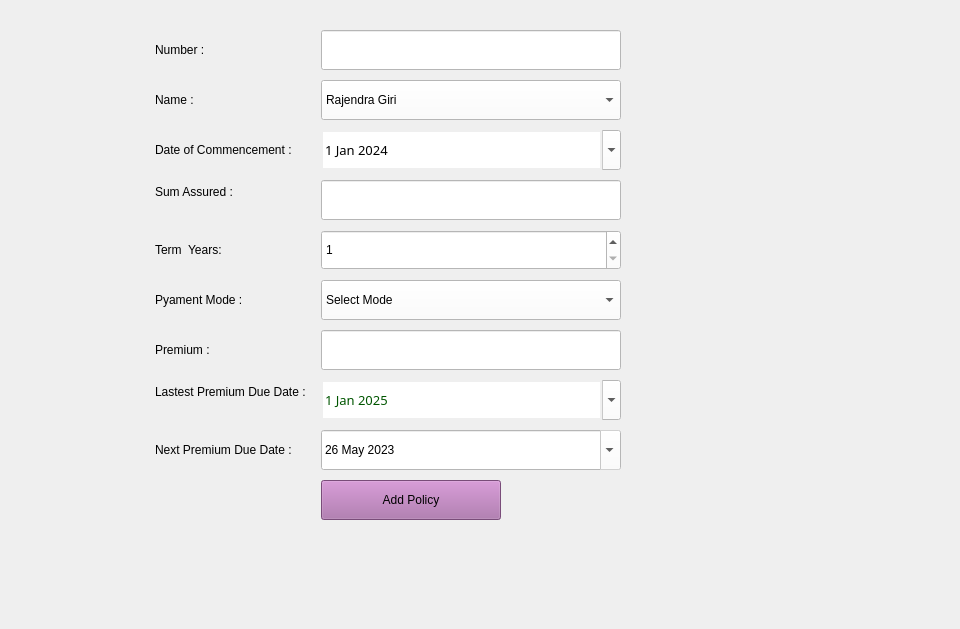
   <widget class="QWidget" name="addTab">
    <property name="toolTip">
     <string>Add Policy details</string>
    </property>
    <attribute name="title">
     <string>Add Policy </string>
    </attribute>
    <widget class="QWidget" name="formLayoutWidget">
     <property name="geometry">
      <rect>
       <x>0</x>
       <y>0</y>
       <width>951</width>
       <height>620</height>
      </rect>
     </property>
     <layout class="QFormLayout" name="formLayout">
      <property name="horizontalSpacing">
       <number>15</number>
      </property>
      <property name="verticalSpacing">
       <number>10</number>
      </property>
      <property name="leftMargin">
       <number>150</number>
      </property>
      <property name="topMargin">
       <number>30</number>
      </property>
      <property name="rightMargin">
       <number>10</number>
      </property>
      <property name="bottomMargin">
       <number>10</number>
      </property>
      <item row="0" column="0">
       <widget class="QLabel" name="numberLabel">
        <property name="minimumSize">
         <size>
          <width>0</width>
          <height>40</height>
         </size>
        </property>
        <property name="maximumSize">
         <size>
          <width>300</width>
          <height>300</height>
         </size>
        </property>
        <property name="palette">
         <palette>
          <active>
           <colorrole role="Button">
            <brush brushstyle="SolidPattern">
             <color alpha="255">
              <red>165</red>
              <green>202</green>
              <blue>160</blue>
             </color>
            </brush>
           </colorrole>
           <colorrole role="Text">
            <brush brushstyle="SolidPattern">
             <color alpha="255">
              <red>0</red>
              <green>0</green>
              <blue>127</blue>
             </color>
            </brush>
           </colorrole>
           <colorrole role="Base">
            <brush brushstyle="SolidPattern">
             <color alpha="255">
              <red>165</red>
              <green>202</green>
              <blue>160</blue>
             </color>
            </brush>
           </colorrole>
           <colorrole role="Window">
            <brush brushstyle="SolidPattern">
             <color alpha="255">
              <red>165</red>
              <green>202</green>
              <blue>160</blue>
             </color>
            </brush>
           </colorrole>
           <colorrole role="HighlightedText">
            <brush brushstyle="SolidPattern">
             <color alpha="255">
              <red>0</red>
              <green>170</green>
              <blue>127</blue>
             </color>
            </brush>
           </colorrole>
          </active>
          <inactive>
           <colorrole role="Button">
            <brush brushstyle="SolidPattern">
             <color alpha="255">
              <red>165</red>
              <green>202</green>
              <blue>160</blue>
             </color>
            </brush>
           </colorrole>
           <colorrole role="Text">
            <brush brushstyle="SolidPattern">
             <color alpha="255">
              <red>0</red>
              <green>0</green>
              <blue>127</blue>
             </color>
            </brush>
           </colorrole>
           <colorrole role="Base">
            <brush brushstyle="SolidPattern">
             <color alpha="255">
              <red>165</red>
              <green>202</green>
              <blue>160</blue>
             </color>
            </brush>
           </colorrole>
           <colorrole role="Window">
            <brush brushstyle="SolidPattern">
             <color alpha="255">
              <red>165</red>
              <green>202</green>
              <blue>160</blue>
             </color>
            </brush>
           </colorrole>
           <colorrole role="HighlightedText">
            <brush brushstyle="SolidPattern">
             <color alpha="255">
              <red>0</red>
              <green>170</green>
              <blue>127</blue>
             </color>
            </brush>
           </colorrole>
          </inactive>
          <disabled>
           <colorrole role="Button">
            <brush brushstyle="SolidPattern">
             <color alpha="255">
              <red>165</red>
              <green>202</green>
              <blue>160</blue>
             </color>
            </brush>
           </colorrole>
           <colorrole role="Text">
            <brush brushstyle="SolidPattern">
             <color alpha="255">
              <red>120</red>
              <green>120</green>
              <blue>120</blue>
             </color>
            </brush>
           </colorrole>
           <colorrole role="Base">
            <brush brushstyle="SolidPattern">
             <color alpha="255">
              <red>165</red>
              <green>202</green>
              <blue>160</blue>
             </color>
            </brush>
           </colorrole>
           <colorrole role="Window">
            <brush brushstyle="SolidPattern">
             <color alpha="255">
              <red>165</red>
              <green>202</green>
              <blue>160</blue>
             </color>
            </brush>
           </colorrole>
           <colorrole role="HighlightedText">
            <brush brushstyle="SolidPattern">
             <color alpha="255">
              <red>0</red>
              <green>170</green>
              <blue>127</blue>
             </color>
            </brush>
           </colorrole>
          </disabled>
         </palette>
        </property>
        <property name="text">
         <string>Number :</string>
        </property>
        <property name="textFormat">
         <enum>Qt::RichText</enum>
        </property>
        <property name="margin">
         <number>5</number>
        </property>
        <property name="indent">
         <number>5</number>
        </property>
       </widget>
      </item>
      <item row="0" column="1">
       <widget class="QLineEdit" name="numberLineEdit">
        <property name="minimumSize">
         <size>
          <width>0</width>
          <height>40</height>
         </size>
        </property>
        <property name="maximumSize">
         <size>
          <width>300</width>
          <height>300</height>
         </size>
        </property>
        <property name="styleSheet">
         <string notr="true">background-color: rgb(255, 255, 255)</string>
        </property>
        <property name="maxLength">
         <number>50</number>
        </property>
        <property name="frame">
         <bool>true</bool>
        </property>
        <property name="alignment">
         <set>Qt::AlignLeading|Qt::AlignLeft|Qt::AlignVCenter</set>
        </property>
       </widget>
      </item>
      <item row="1" column="0">
       <widget class="QLabel" name="nameLabel">
        <property name="minimumSize">
         <size>
          <width>0</width>
          <height>40</height>
         </size>
        </property>
        <property name="maximumSize">
         <size>
          <width>300</width>
          <height>300</height>
         </size>
        </property>
        <property name="text">
         <string>Name :</string>
        </property>
        <property name="textFormat">
         <enum>Qt::RichText</enum>
        </property>
        <property name="margin">
         <number>5</number>
        </property>
        <property name="indent">
         <number>5</number>
        </property>
       </widget>
      </item>
      <item row="1" column="1">
       <widget class="QComboBox" name="nameComboBox">
        <property name="minimumSize">
         <size>
          <width>0</width>
          <height>40</height>
         </size>
        </property>
        <property name="maximumSize">
         <size>
          <width>300</width>
          <height>300</height>
         </size>
        </property>
        <property name="styleSheet">
         <string notr="true">background-color: rgb(255, 255, 255)</string>
        </property>
        <property name="editable">
         <bool>false</bool>
        </property>
        <item>
         <property name="text">
          <string>Rajendra Giri</string>
         </property>
        </item>
        <item>
         <property name="text">
          <string>Ritesh Puri</string>
         </property>
        </item>
        <item>
         <property name="text">
          <string>Varsha Giri</string>
         </property>
        </item>
        <item>
         <property name="text">
          <string>Renuka Giri</string>
         </property>
        </item>
        <item>
         <property name="text">
          <string>Akansha Giri</string>
         </property>
        </item>
       </widget>
      </item>
      <item row="2" column="0">
       <widget class="QLabel" name="docLabel">
        <property name="minimumSize">
         <size>
          <width>0</width>
          <height>40</height>
         </size>
        </property>
        <property name="maximumSize">
         <size>
          <width>300</width>
          <height>300</height>
         </size>
        </property>
        <property name="text">
         <string>Date of Commencement :</string>
        </property>
        <property name="margin">
         <number>5</number>
        </property>
        <property name="indent">
         <number>5</number>
        </property>
       </widget>
      </item>
      <item row="2" column="1">
       <widget class="QDateEdit" name="docDateEdit">
        <property name="minimumSize">
         <size>
          <width>0</width>
          <height>40</height>
         </size>
        </property>
        <property name="maximumSize">
         <size>
          <width>300</width>
          <height>300</height>
         </size>
        </property>
        <property name="font">
         <font>
          <family>MS Shell Dlg 2 12</family>
          <pointsize>10</pointsize>
          <weight>9</weight>
          <italic>false</italic>
          <bold>false</bold>
         </font>
        </property>
        <property name="styleSheet">
         <string notr="true">background-color: rgb(255, 255, 255);
selection-background-color: qradialgradient(spread:pad, cx:0.5, cy:0.5, radius:0.5, fx:0.5, fy:0.5, stop:0 rgba(255, 255, 255, 255), stop:0.1 rgba(255, 255, 255, 255), stop:0.2 rgba(255, 176, 176, 167), stop:0.3 rgba(255, 151, 151, 92), stop:0.4 rgba(255, 125, 125, 51), stop:0.5 rgba(255, 76, 76, 205), stop:0.52 rgba(255, 76, 76, 205), stop:0.6 rgba(255, 180, 180, 84), stop:1 rgba(255, 255, 255, 0));
selection-background-color:rgb(0, 255, 255);
alternate-background-color:rgb(200, 191, 195);
border-color: rgb(0, 0, 0);
</string>
        </property>
        <property name="inputMethodHints">
         <set>Qt::ImhNone</set>
        </property>
        <property name="wrapping">
         <bool>true</bool>
        </property>
        <property name="frame">
         <bool>false</bool>
        </property>
        <property name="readOnly">
         <bool>false</bool>
        </property>
        <property name="buttonSymbols">
         <enum>QAbstractSpinBox::UpDownArrows</enum>
        </property>
        <property name="accelerated">
         <bool>false</bool>
        </property>
        <property name="keyboardTracking">
         <bool>true</bool>
        </property>
        <property name="showGroupSeparator" stdset="0">
         <bool>false</bool>
        </property>
        <property name="minimumDate">
         <date>
          <year>1950</year>
          <month>1</month>
          <day>1</day>
         </date>
        </property>
        <property name="currentSection">
         <enum>QDateTimeEdit::YearSection</enum>
        </property>
        <property name="calendarPopup">
         <bool>true</bool>
        </property>
        <property name="date">
         <date>
          <year>2024</year>
          <month>1</month>
          <day>1</day>
         </date>
        </property>
       </widget>
      </item>
      <item row="3" column="0">
       <widget class="QLabel" name="sumAssuredLabel">
        <property name="text">
         <string>Sum Assured :</string>
        </property>
        <property name="textFormat">
         <enum>Qt::RichText</enum>
        </property>
        <property name="margin">
         <number>5</number>
        </property>
        <property name="indent">
         <number>5</number>
        </property>
       </widget>
      </item>
      <item row="3" column="1">
       <widget class="QLineEdit" name="sumAssuredLineEdit">
        <property name="minimumSize">
         <size>
          <width>0</width>
          <height>40</height>
         </size>
        </property>
        <property name="maximumSize">
         <size>
          <width>300</width>
          <height>40</height>
         </size>
        </property>
        <property name="styleSheet">
         <string notr="true">background-color: rgb(255, 255, 255)</string>
        </property>
        <property name="inputMethodHints">
         <set>Qt::ImhDigitsOnly</set>
        </property>
       </widget>
      </item>
      <item row="4" column="0">
       <widget class="QLabel" name="termLabel">
        <property name="minimumSize">
         <size>
          <width>0</width>
          <height>40</height>
         </size>
        </property>
        <property name="maximumSize">
         <size>
          <width>300</width>
          <height>300</height>
         </size>
        </property>
        <property name="text">
         <string>Term  Years: </string>
        </property>
        <property name="margin">
         <number>5</number>
        </property>
        <property name="indent">
         <number>5</number>
        </property>
       </widget>
      </item>
      <item row="4" column="1">
       <widget class="QSpinBox" name="termSpinBox">
        <property name="enabled">
         <bool>true</bool>
        </property>
        <property name="minimumSize">
         <size>
          <width>0</width>
          <height>40</height>
         </size>
        </property>
        <property name="maximumSize">
         <size>
          <width>300</width>
          <height>300</height>
         </size>
        </property>
        <property name="styleSheet">
         <string notr="true">background-color: rgb(255, 255, 255)</string>
        </property>
        <property name="minimum">
         <number>1</number>
        </property>
        <property name="value">
         <number>1</number>
        </property>
       </widget>
      </item>
      <item row="5" column="0">
       <widget class="QLabel" name="freLabel">
        <property name="minimumSize">
         <size>
          <width>0</width>
          <height>40</height>
         </size>
        </property>
        <property name="maximumSize">
         <size>
          <width>300</width>
          <height>300</height>
         </size>
        </property>
        <property name="text">
         <string>Pyament Mode :</string>
        </property>
        <property name="textFormat">
         <enum>Qt::RichText</enum>
        </property>
        <property name="margin">
         <number>5</number>
        </property>
        <property name="indent">
         <number>5</number>
        </property>
       </widget>
      </item>
      <item row="5" column="1">
       <widget class="QComboBox" name="freqComboBox">
        <property name="minimumSize">
         <size>
          <width>0</width>
          <height>40</height>
         </size>
        </property>
        <property name="maximumSize">
         <size>
          <width>300</width>
          <height>300</height>
         </size>
        </property>
        <property name="toolTip">
         <string>Select Payment Mode or Frequency</string>
        </property>
        <property name="styleSheet">
         <string notr="true">background-color: rgb(255, 255, 255);
alternate-background-color: qconicalgradient(cx:0.5, cy:0.5, angle:0, stop:0 rgba(0, 255, 255, 255), stop:0.373979 rgba(255, 255, 255, 255), stop:0.373991 rgba(33, 30, 255, 255), stop:0.624018 rgba(33, 30, 255, 255), stop:0.624043 rgba(255, 0, 0, 255), stop:1 rgba(255, 0, 0, 255));</string>
        </property>
        <property name="minimumContentsLength">
         <number>3</number>
        </property>
        <item>
         <property name="text">
          <string>Select Mode</string>
         </property>
        </item>
        <item>
         <property name="text">
          <string>Monthly</string>
         </property>
        </item>
        <item>
         <property name="text">
          <string>Quarterly</string>
         </property>
        </item>
        <item>
         <property name="text">
          <string>Half Yearly</string>
         </property>
        </item>
        <item>
         <property name="text">
          <string>Yearly</string>
         </property>
        </item>
       </widget>
      </item>
      <item row="6" column="0">
       <widget class="QLabel" name="premiumLabel">
        <property name="minimumSize">
         <size>
          <width>0</width>
          <height>40</height>
         </size>
        </property>
        <property name="maximumSize">
         <size>
          <width>300</width>
          <height>300</height>
         </size>
        </property>
        <property name="text">
         <string>Premium :</string>
        </property>
        <property name="textFormat">
         <enum>Qt::RichText</enum>
        </property>
        <property name="margin">
         <number>5</number>
        </property>
        <property name="indent">
         <number>5</number>
        </property>
       </widget>
      </item>
      <item row="6" column="1">
       <widget class="QLineEdit" name="premiumLineEdit">
        <property name="minimumSize">
         <size>
          <width>0</width>
          <height>40</height>
         </size>
        </property>
        <property name="maximumSize">
         <size>
          <width>300</width>
          <height>300</height>
         </size>
        </property>
        <property name="styleSheet">
         <string notr="true">background-color: rgb(255, 255, 255)</string>
        </property>
        <property name="clearButtonEnabled">
         <bool>true</bool>
        </property>
       </widget>
      </item>
      <item row="7" column="1">
       <widget class="QDateEdit" name="paidDateEdit">
        <property name="minimumSize">
         <size>
          <width>0</width>
          <height>40</height>
         </size>
        </property>
        <property name="maximumSize">
         <size>
          <width>300</width>
          <height>300</height>
         </size>
        </property>
        <property name="palette">
         <palette>
          <active>
           <colorrole role="Button">
            <brush brushstyle="SolidPattern">
             <color alpha="255">
              <red>255</red>
              <green>255</green>
              <blue>255</blue>
             </color>
            </brush>
           </colorrole>
           <colorrole role="Text">
            <brush brushstyle="SolidPattern">
             <color alpha="255">
              <red>0</red>
              <green>85</green>
              <blue>0</blue>
             </color>
            </brush>
           </colorrole>
           <colorrole role="Base">
            <brush brushstyle="SolidPattern">
             <color alpha="255">
              <red>255</red>
              <green>255</green>
              <blue>255</blue>
             </color>
            </brush>
           </colorrole>
           <colorrole role="Window">
            <brush brushstyle="SolidPattern">
             <color alpha="255">
              <red>255</red>
              <green>255</green>
              <blue>255</blue>
             </color>
            </brush>
           </colorrole>
           <colorrole role="Highlight">
            <brush brushstyle="SolidPattern">
             <color alpha="255">
              <red>0</red>
              <green>255</green>
              <blue>255</blue>
             </color>
            </brush>
           </colorrole>
           <colorrole role="HighlightedText">
            <brush brushstyle="SolidPattern">
             <color alpha="255">
              <red>0</red>
              <green>170</green>
              <blue>127</blue>
             </color>
            </brush>
           </colorrole>
          </active>
          <inactive>
           <colorrole role="Button">
            <brush brushstyle="SolidPattern">
             <color alpha="255">
              <red>255</red>
              <green>255</green>
              <blue>255</blue>
             </color>
            </brush>
           </colorrole>
           <colorrole role="Text">
            <brush brushstyle="SolidPattern">
             <color alpha="255">
              <red>0</red>
              <green>85</green>
              <blue>0</blue>
             </color>
            </brush>
           </colorrole>
           <colorrole role="Base">
            <brush brushstyle="SolidPattern">
             <color alpha="255">
              <red>255</red>
              <green>255</green>
              <blue>255</blue>
             </color>
            </brush>
           </colorrole>
           <colorrole role="Window">
            <brush brushstyle="SolidPattern">
             <color alpha="255">
              <red>255</red>
              <green>255</green>
              <blue>255</blue>
             </color>
            </brush>
           </colorrole>
           <colorrole role="Highlight">
            <brush brushstyle="SolidPattern">
             <color alpha="255">
              <red>0</red>
              <green>255</green>
              <blue>255</blue>
             </color>
            </brush>
           </colorrole>
           <colorrole role="HighlightedText">
            <brush brushstyle="SolidPattern">
             <color alpha="255">
              <red>0</red>
              <green>170</green>
              <blue>127</blue>
             </color>
            </brush>
           </colorrole>
          </inactive>
          <disabled>
           <colorrole role="Button">
            <brush brushstyle="SolidPattern">
             <color alpha="255">
              <red>255</red>
              <green>255</green>
              <blue>255</blue>
             </color>
            </brush>
           </colorrole>
           <colorrole role="Text">
            <brush brushstyle="SolidPattern">
             <color alpha="255">
              <red>120</red>
              <green>120</green>
              <blue>120</blue>
             </color>
            </brush>
           </colorrole>
           <colorrole role="Base">
            <brush brushstyle="SolidPattern">
             <color alpha="255">
              <red>255</red>
              <green>255</green>
              <blue>255</blue>
             </color>
            </brush>
           </colorrole>
           <colorrole role="Window">
            <brush brushstyle="SolidPattern">
             <color alpha="255">
              <red>255</red>
              <green>255</green>
              <blue>255</blue>
             </color>
            </brush>
           </colorrole>
           <colorrole role="Highlight">
            <brush brushstyle="SolidPattern">
             <color alpha="255">
              <red>0</red>
              <green>255</green>
              <blue>255</blue>
             </color>
            </brush>
           </colorrole>
           <colorrole role="HighlightedText">
            <brush brushstyle="SolidPattern">
             <color alpha="255">
              <red>0</red>
              <green>170</green>
              <blue>127</blue>
             </color>
            </brush>
           </colorrole>
          </disabled>
         </palette>
        </property>
        <property name="font">
         <font>
          <family>MS Shell Dlg 2 12</family>
          <pointsize>10</pointsize>
          <weight>9</weight>
          <italic>false</italic>
          <bold>false</bold>
         </font>
        </property>
        <property name="toolTip">
         <string>Enter Last Premium Paid or Due Date</string>
        </property>
        <property name="styleSheet">
         <string notr="true">background-color: rgb(255, 255, 255);
selection-background-color:rgb(0, 255, 255);</string>
        </property>
        <property name="inputMethodHints">
         <set>Qt::ImhNone</set>
        </property>
        <property name="frame">
         <bool>false</bool>
        </property>
        <property name="minimumDate">
         <date>
          <year>1980</year>
          <month>1</month>
          <day>1</day>
         </date>
        </property>
        <property name="currentSection">
         <enum>QDateTimeEdit::DaySection</enum>
        </property>
        <property name="calendarPopup">
         <bool>true</bool>
        </property>
        <property name="currentSectionIndex">
         <number>0</number>
        </property>
        <property name="date">
         <date>
          <year>2025</year>
          <month>1</month>
          <day>1</day>
         </date>
        </property>
       </widget>
      </item>
      <item row="8" column="0">
       <widget class="QLabel" name="lastPremiumPaymentDateLabel">
        <property name="minimumSize">
         <size>
          <width>0</width>
          <height>40</height>
         </size>
        </property>
        <property name="maximumSize">
         <size>
          <width>300</width>
          <height>300</height>
         </size>
        </property>
        <property name="text">
         <string>Next Premium Due Date : </string>
        </property>
        <property name="margin">
         <number>5</number>
        </property>
        <property name="indent">
         <number>5</number>
        </property>
       </widget>
      </item>
      <item row="8" column="1">
       <widget class="QDateEdit" name="nextPremiumDateEdit">
        <property name="minimumSize">
         <size>
          <width>0</width>
          <height>40</height>
         </size>
        </property>
        <property name="maximumSize">
         <size>
          <width>300</width>
          <height>300</height>
         </size>
        </property>
        <property name="styleSheet">
         <string notr="true">background-color: rgb(255, 255, 255);
selection-background-color:rgb(0, 255, 255);
</string>
        </property>
        <property name="readOnly">
         <bool>true</bool>
        </property>
        <property name="minimumDate">
         <date>
          <year>1970</year>
          <month>1</month>
          <day>1</day>
         </date>
        </property>
        <property name="calendarPopup">
         <bool>true</bool>
        </property>
        <property name="date">
         <date>
          <year>2023</year>
          <month>5</month>
          <day>26</day>
         </date>
        </property>
       </widget>
      </item>
      <item row="9" column="1">
       <widget class="QPushButton" name="addPolicyBtn">
        <property name="minimumSize">
         <size>
          <width>0</width>
          <height>40</height>
         </size>
        </property>
        <property name="maximumSize">
         <size>
          <width>180</width>
          <height>40</height>
         </size>
        </property>
        <property name="toolTip">
         <string>Add</string>
        </property>
        <property name="layoutDirection">
         <enum>Qt::RightToLeft</enum>
        </property>
        <property name="styleSheet">
         <string notr="true">background-color: rgb(170, 107, 170);
border-top-color: rgb(0, 170, 0);</string>
        </property>
        <property name="text">
         <string>Add Policy</string>
        </property>
       </widget>
      </item>
      <item row="7" column="0">
       <widget class="QLabel" name="label_5">
        <property name="maximumSize">
         <size>
          <width>300</width>
          <height>300</height>
         </size>
        </property>
        <property name="text">
         <string>Lastest Premium  Due Date :</string>
        </property>
        <property name="textFormat">
         <enum>Qt::RichText</enum>
        </property>
        <property name="margin">
         <number>5</number>
        </property>
        <property name="indent">
         <number>5</number>
        </property>
       </widget>
      </item>
     </layout>
    </widget>
   </widget>
